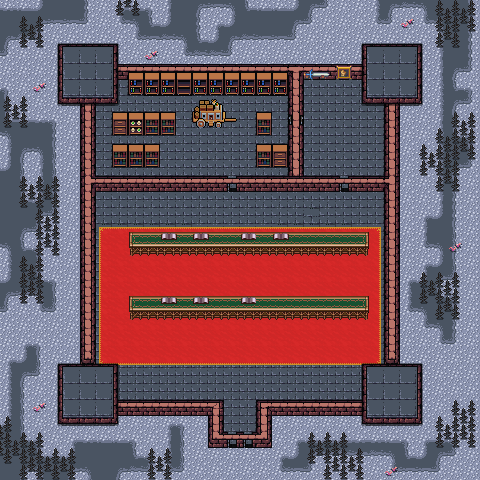

The image is a tile-based game level rendered from a .tmx file. Its description and source (layers, tilesets, objects; grid data summarised) follow:
An orthogonal 30x30 tile map with 16x16 px tiles, 5 tile layers (Collision, Background, Walls, Clutter, ...), 5 tilesets and 31 objects.

<map version="1.10" tiledversion="1.11.2" orientation="orthogonal" renderorder="right-down" width="30" height="30" tilewidth="16" tileheight="16" infinite="0" nextlayerid="9" nextobjectid="104">
 <editorsettings>
  <export target="wastetown..tmx" format="tmx" />
 </editorsettings>
 <properties>
  <property name="dungeonEffect" value="{&quot;startBattleWithCard&quot;: [ &quot;Interplanar Beacon&quot;, &quot;Onakke Oathkeeper&quot; ]}" />
 </properties>
 <tileset firstgid="1" source="../../../../common/maps/tileset/main.tsx" />
 <tileset firstgid="10113" source="../../../../common/maps/tileset/buildings.tsx" />
 <tileset firstgid="11905" source="../../../../common/maps/tileset/dungeon/dungeon_bis.tsx" />
 <tileset firstgid="28289" source="../../../../common/maps/tileset/main-nocollide.tsx" />
 <tileset firstgid="38401" source="../../../../common/maps/tileset/FarmFood.tsx" />
 <layer id="6" name="Collision" width="30" height="30">
  <data>[900 cells, 386 non-empty, 9 distinct tile ids]</data>
 </layer>
 <layer id="1" name="Background" width="30" height="30">
  <data>[900 cells, 623 non-empty, 30 distinct tile ids]</data>
 </layer>
 <layer id="2" name="Walls" width="30" height="30">
  <data>[900 cells, 656 non-empty, 57 distinct tile ids]</data>
 </layer>
 <layer id="3" name="Clutter" width="30" height="30">
  <properties>
   <property name="spriteLayer" type="bool" value="true" />
  </properties>
  <data>[900 cells, 332 non-empty, 67 distinct tile ids]</data>
 </layer>
 <layer id="8" name="AboveSprites" width="30" height="30">
  <data>[900 cells, 2 non-empty, 1 distinct tile ids]</data>
 </layer>
 <objectgroup id="4" name="Objects">
  <object id="38" template="../../../../common/maps/obj/entry_up.tx" x="218" y="436.917" width="48" height="20.5">
   <properties>
    <property name="teleport" value="" />
   </properties>
  </object>
  <object id="48" template="../../obj/treasure.tx" x="359.75" y="147.5">
   <properties>
    <property name="reward">[{
  "type": "card",
  "count": 1,
  "cardName": "Interplanar Beacon"
},
{
  "type": "card",
  "count": 1,
  "cardName": "Onakke Oathkeeper"
},
{
  "type": "card",
  "count": 1,
  "cardName": "Sparkshaper Visionary"
},
{
  "type": "card",
  "count": 1,
  "cardName": "Gatewatch Beacon"
}]</property>
   </properties>
  </object>
  <object id="65" template="../../../../common/maps/obj/waypoint.tx" x="107.5" y="218" />
  <object id="66" template="../../../../common/maps/obj/waypoint.tx" x="357.75" y="217.25" />
  <object id="67" template="../../../../common/maps/obj/waypoint.tx" x="360" y="282.5" />
  <object id="68" template="../../../../common/maps/obj/waypoint.tx" x="108.5" y="282.5" />
  <object id="71" template="../../../../common/maps/obj/collision.tx" x="130" y="296.628" width="236.8" height="23.144" />
  <object id="72" template="../../../../common/maps/obj/collision.tx" x="128.8" y="232.228" width="236.8" height="13.144" />
  <object id="75" template="../../../../common/maps/obj/waypoint.tx" x="219.5" y="217" />
  <object id="76" template="../../../../common/maps/obj/waypoint.tx" x="244.5" y="217" />
  <object id="77" template="../../../../common/maps/obj/waypoint.tx" x="220.5" y="279.5" />
  </objectgroup>
</map>
<!-- 20 of 31 objects omitted -->
